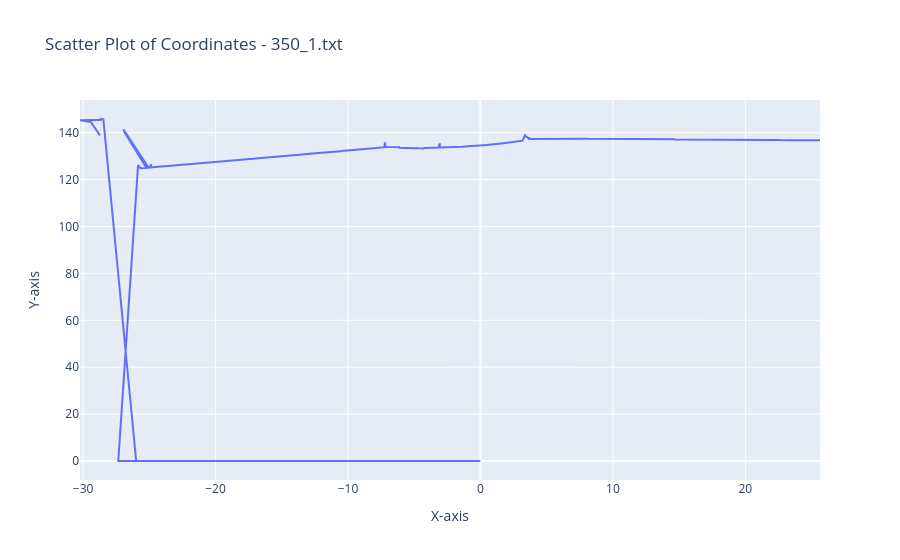
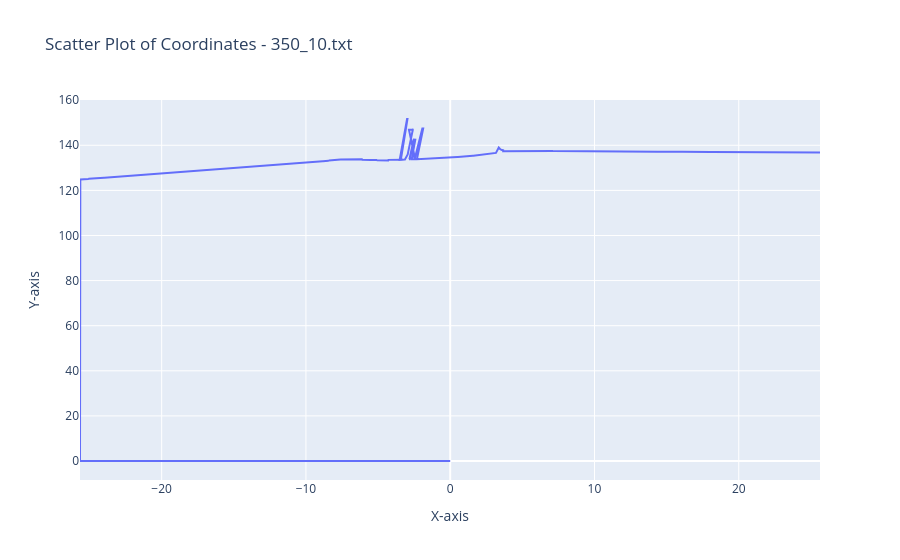
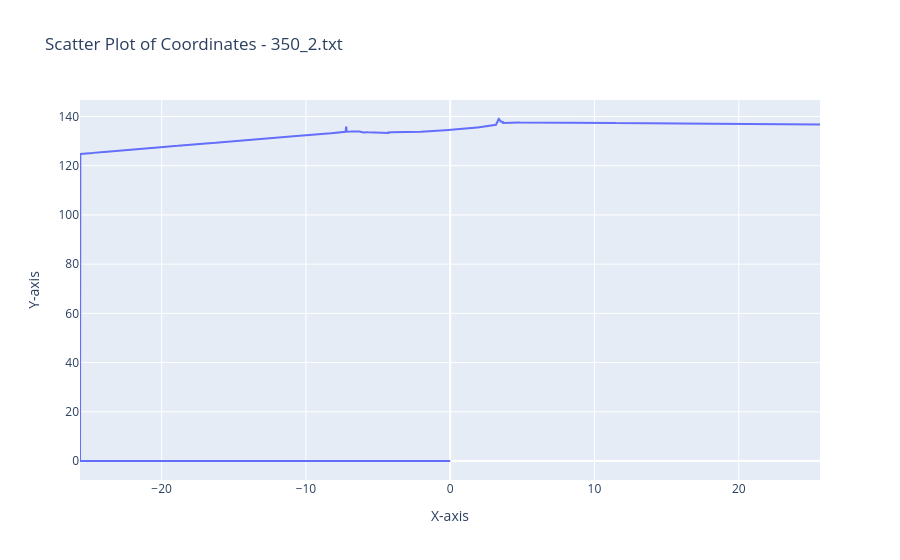
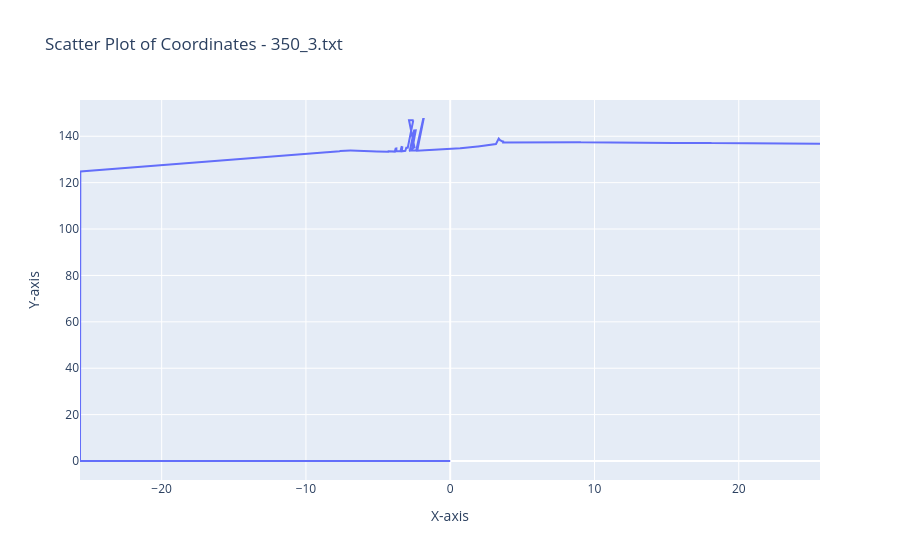

The notebook cell these images were saved under, in order:
### Code cell
import os
import numpy as np
import plotly.graph_objects as go
import plotly.io as pio

# Directory paths
directory_path = '../laser/test_a_scan_laser/350'
output_directory = '../laser/view_a_scan/350'
os.makedirs(output_directory, exist_ok=True)

for filename in os.listdir(directory_path):
    if filename.endswith('.txt'):
        file_path = os.path.join(directory_path, filename)

        try:
            # Load data
            data = np.loadtxt(file_path, delimiter=' ', dtype=float)  # Use appropriate delimiter if needed
            if data.shape[1] != 2:
                raise ValueError("Data must contain exactly two columns for x and y coordinates.")
        except Exception as e:
            print(f"Error reading {filename}: {e}")
            continue

        # Split data into x and y
        x, y = data[:, 0], data[:, 1]

        # Create a scatter plot
        fig = go.Figure(data=go.Scatter(x=x, y=y, mode='lines'))

        fig.update_layout(
            title=f'Scatter Plot of Coordinates - {filename}',
            xaxis_title='X-axis',
            yaxis_title='Y-axis'
        )

        fig.show()

        # Save the figure as an HTML file
        html_path = os.path.join(output_directory, f"{os.path.splitext(filename)[0]}.html")
        pio.write_html(fig, file=html_path)

        print(f"Processed and saved: {filename}")

### Figure 1 — Plotly figure (JSON) as saved in the notebook; plotly's stock layout.template omitted (floating-point values rounded to 4 significant figures; data arrays with more than 128 entries replaced by an {"elided": "..."} marker saying what was removed)
{"data": [{"mode": "lines", "type": "scatter", "x": {"elided": "2048 float values"}, "y": {"elided": "2048 float values"}}], "layout": {"title": {"text": "Scatter Plot of Coordinates - 350_1.txt"}, "xaxis": {"title": {"text": "X-axis"}}, "yaxis": {"title": {"text": "Y-axis"}}}}

### Figure 2 — Plotly figure (JSON) as saved in the notebook; plotly's stock layout.template omitted (floating-point values rounded to 4 significant figures; data arrays with more than 128 entries replaced by an {"elided": "..."} marker saying what was removed)
{"data": [{"mode": "lines", "type": "scatter", "x": {"elided": "2048 float values"}, "y": {"elided": "2048 float values"}}], "layout": {"title": {"text": "Scatter Plot of Coordinates - 350_10.txt"}, "xaxis": {"title": {"text": "X-axis"}}, "yaxis": {"title": {"text": "Y-axis"}}}}

### Figure 3 — Plotly figure (JSON) as saved in the notebook; plotly's stock layout.template omitted (floating-point values rounded to 4 significant figures; data arrays with more than 128 entries replaced by an {"elided": "..."} marker saying what was removed)
{"data": [{"mode": "lines", "type": "scatter", "x": {"elided": "2048 float values"}, "y": {"elided": "2048 float values"}}], "layout": {"title": {"text": "Scatter Plot of Coordinates - 350_2.txt"}, "xaxis": {"title": {"text": "X-axis"}}, "yaxis": {"title": {"text": "Y-axis"}}}}

### Figure 4 — Plotly figure (JSON) as saved in the notebook; plotly's stock layout.template omitted (floating-point values rounded to 4 significant figures; data arrays with more than 128 entries replaced by an {"elided": "..."} marker saying what was removed)
{"data": [{"mode": "lines", "type": "scatter", "x": {"elided": "2048 float values"}, "y": {"elided": "2048 float values"}}], "layout": {"title": {"text": "Scatter Plot of Coordinates - 350_3.txt"}, "xaxis": {"title": {"text": "X-axis"}}, "yaxis": {"title": {"text": "Y-axis"}}}}
